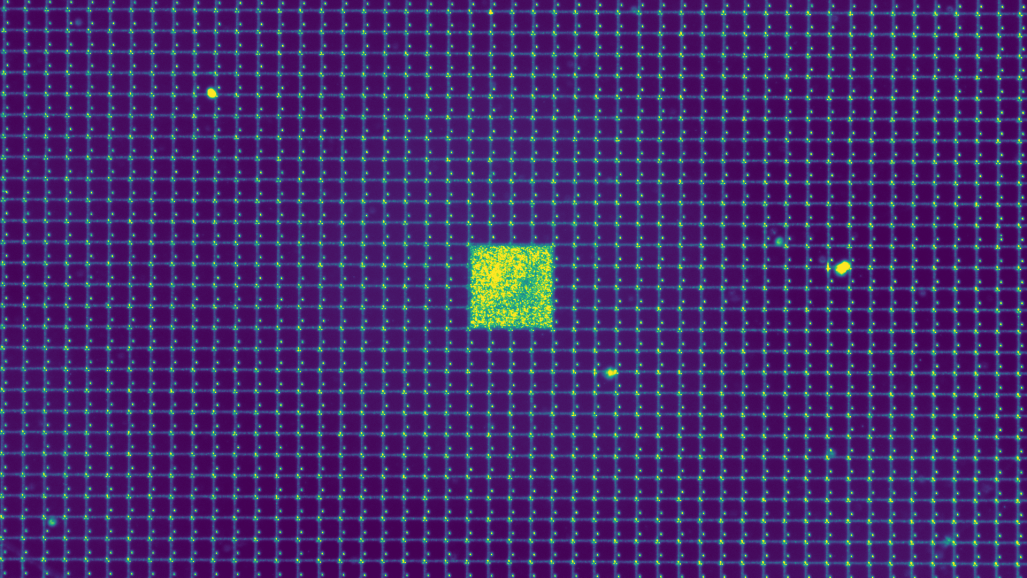
#> input picture DATA_irradiated_fixed_r=15/annealing_T=100_h=25/A1_T=20_20260625-095817/sensor_align.png, 2053 x 1155 px (shown at 1/2 size)
$ python -i rotation.py   (imports and definitions only)
#> lines starting #> are read from the running program, lines starting #| are printed output that depends on the picture; after the words box and inside, x2 and y2 are one past the last pixel; in counts of white or black regions, pixels touching at a corner belong together
import numpy as np
import skimage


def measure_rotation(image):
    thresh = skimage.filters.threshold_otsu(image)
    image = image > thresh
    image = skimage.filters.sobel(image)
    tested_angles = np.linspace(-np.pi / 100, np.pi / 100, 500, endpoint=False)
    h, theta, d = skimage.transform.hough_line(image, theta=tested_angles)
    lines = list(zip(*skimage.transform.hough_line_peaks(h, theta, d)))
    angle, distance = lines[0][1:]
    degrees = np.rad2deg(angle)
    correction_degrees = degrees - 90 if degrees > 45 else degrees
    return {
        'angle': angle,
        'distance': distance,
        'correction_degrees': correction_degrees,
    }


def get_rotation_angle(image):
    return measure_rotation(image)['correction_degrees']


def rotate_image(image, degrees):
    print(f' --- rotate image: {degrees} degrees')
    rotated = skimage.transform.rotate(image, degrees, resize=False)
    return rotated

>>> import cv2
>>> picture = cv2.imread('../../DATA_irradiated_fixed_r=15/annealing_T=100_h=25/A1_T=20_20260625-095817/sensor_align.png', cv2.IMREAD_GRAYSCALE)
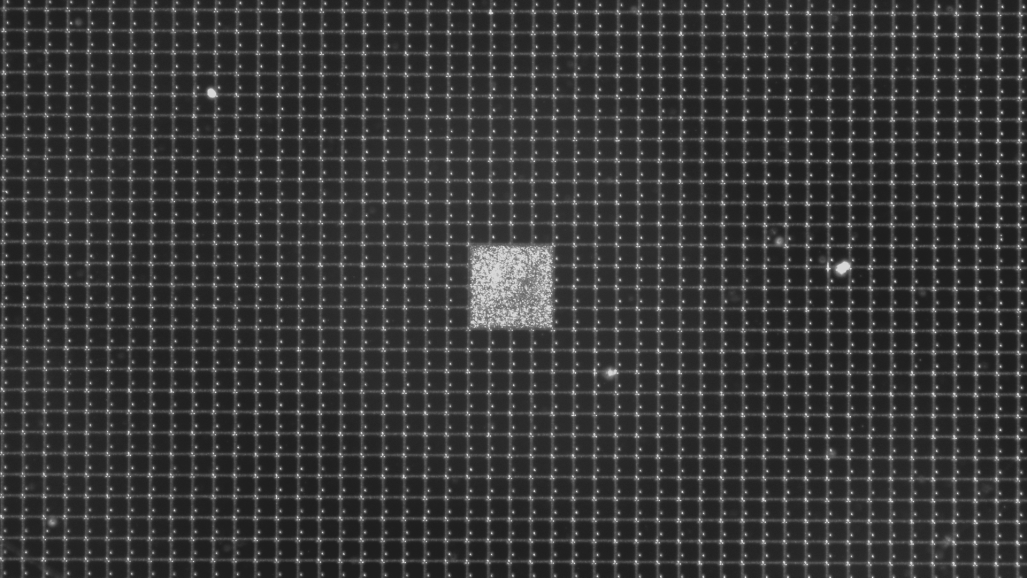
#> picture: shape (1155, 2053) (shown at 1/2 size); min 30, max 215, mean 56.8
>>> result = measure_rotation(picture)
#> in measure_rotation, `thresh = skimage.filters.threshold_otsu(image)`: thresh = 72
#> in measure_rotation, `image = image > thresh`:
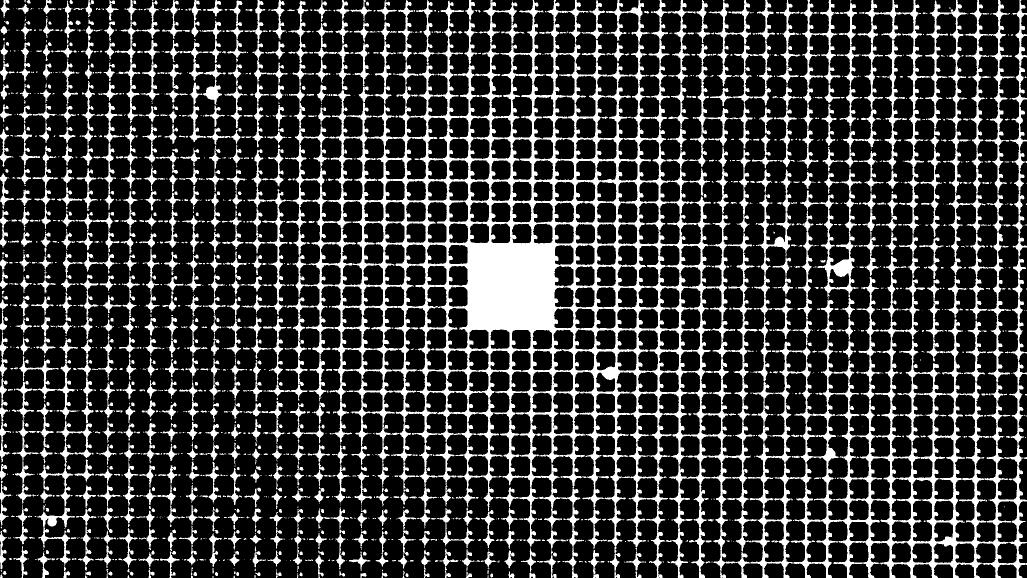
#> image: shape (1155, 2053) bool (shown at 1/2 size); 21.9% white; 1896 white regions (1161 under 20 px), largest, box (x1, y1, x2, y2) and area: (569, 0, 2053, 1155) 314219, (1839, 0, 1941, 475) 7110, (1417, 0, 1550, 297) 6169
#> in measure_rotation, `image = skimage.filters.sobel(image)`:
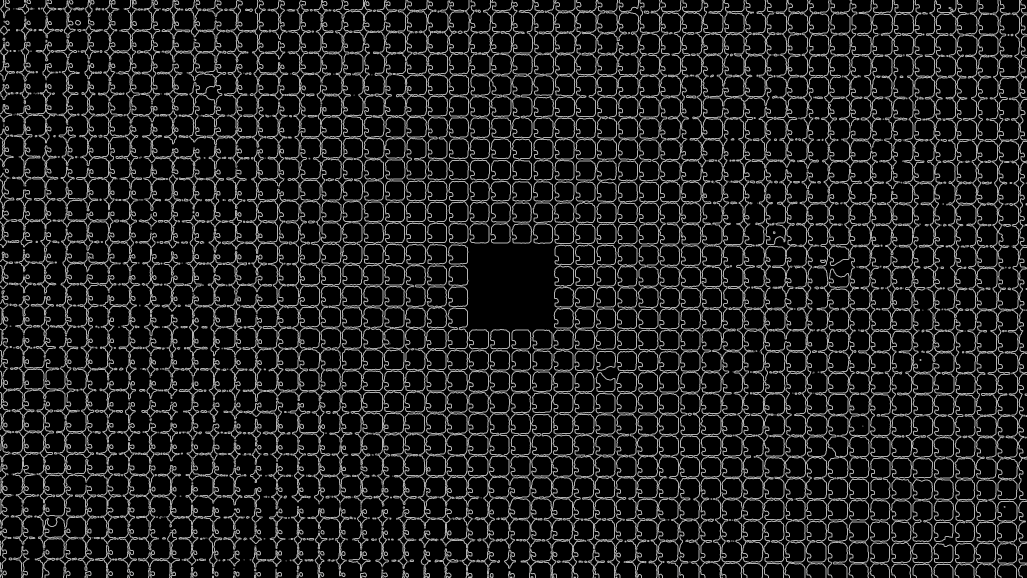
#> image: shape (1155, 2053) float64 (shown at 1/2 size); min 0, max 0.791, mean 0.119
#> in measure_rotation, `h, theta, d = skimage.transform.hough_line(image, theta=tested_angles)`:
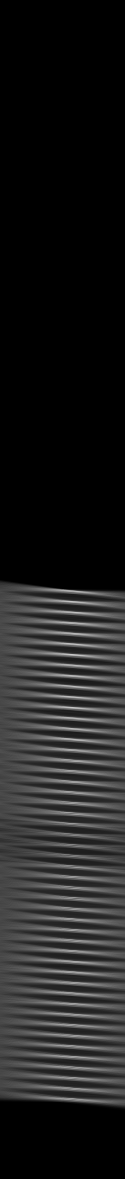
#> h: shape (4713, 500) uint64 (shown at 1/4 size); min 0, max 865, mean 104.6; drawn with min black and max white
#> in measure_rotation, `h, theta, d = skimage.transform.hough_line(image, theta=tested_angles)`: theta = 500 values from -0.0314 to 0.0313; d = 4713 values from -2356 to 2356
#> in measure_rotation, `lines = list(zip(*skimage.transform.hough_line_peaks(h, theta, d)))`: lines = 170 items, first 6: (865, 0.0054, 1996), (860, 0.00503, 895), (860, 0.00478, 599), (859, 0.00528, 1488), (858, 0.00553, 1615), (858, 0.00415, 937)
#> in measure_rotation, `angle, distance = lines[0][1:]`: angle = 0.0054; distance = 1996
#> in measure_rotation, `degrees = np.rad2deg(angle)`: degrees = 0.31
#> result = {'angle': 0.0054, 'distance': 1996, 'correction_degrees': 0.31}
